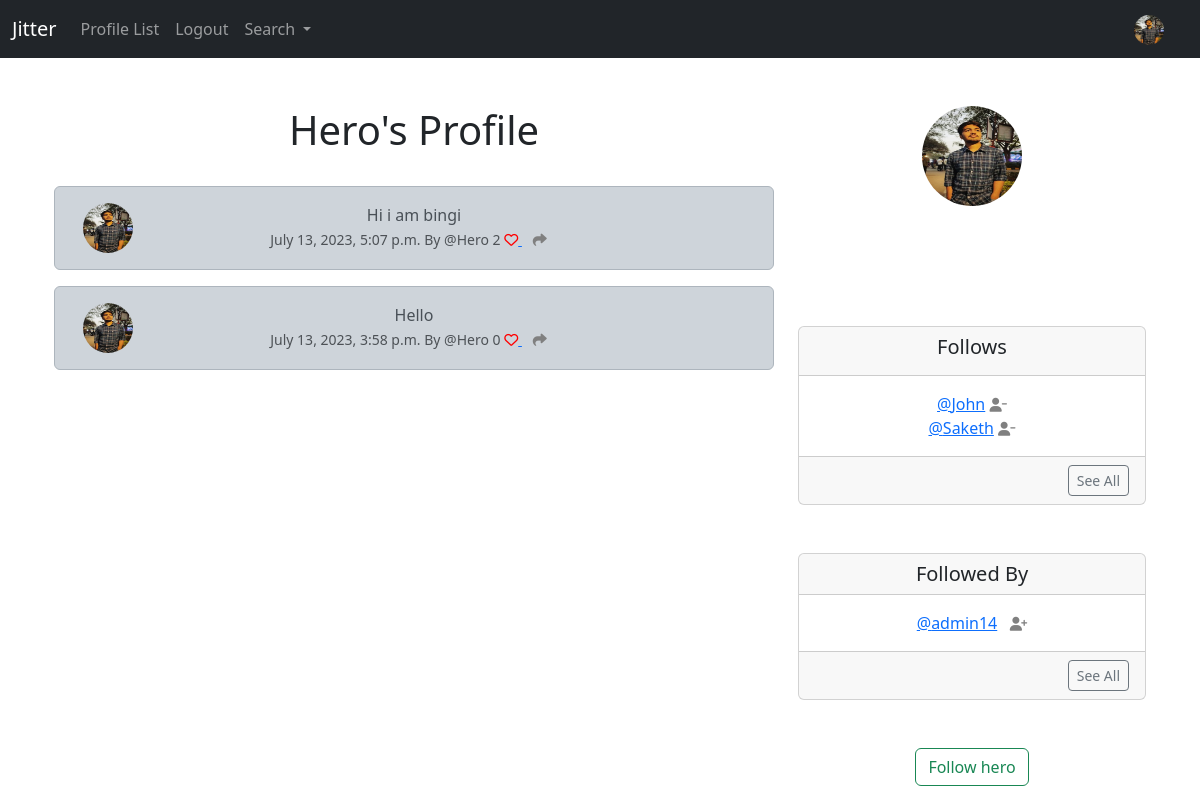
The page /profile/1 (signed in) on the database its author committed.
### jitter/models.py (models this page shows, shortened)
class Profile(models.Model):
    user = models.OneToOneField(User, on_delete=models.CASCADE)
    follows = models.ManyToManyField("self", related_name="followed_by", symmetrical=False, blank=True)
    date_modified = models.DateTimeField(auto_now=True)
    profile_image = models.ImageField(null=True,blank=True,upload_to="images/")
    profile_bio=models.CharField(null=True,blank=True,max_length=500)
    homepage_link=models.CharField(null=True,blank=True,max_length=100)
    facebook_link=models.CharField(null=True,blank=True,max_length=100)
    instagram_link=models.CharField(null=True,blank=True,max_length=100)
    linkedin_link=models.CharField(null=True,blank=True,max_length=100)
    def __str__(self):
        return self.user.username

class Meeme(models.Model):
    user = models.ForeignKey(
        User,related_name="meeme",
        on_delete=models.DO_NOTHING
    )
    body = models.CharField(max_length=200)
    created_at = models.DateTimeField(auto_now_add=True)
    likes = models.ManyToManyField(User, related_name="meeme_like",blank=True)
    def number_of_likes(self):
        return self.likes.count()

### jitter/views.py (the view, shortened to what this page needs)
# urls.py: path('profile/<int:pk>',views.profile,name='profile'),
def profile(request, pk):
    if request.user.is_authenticated:
        profile = get_object_or_404(Profile, user_id=pk)
        meemes = Meeme.objects.filter(user_id=pk).order_by("-created_at")
        return render(request, "profile.html", {"profile": profile, "meemes": meemes})
    else:
        messages.error(request, "You must be logged in to view this page!")
        return redirect('home')

### jitter/templates/profile.html (shortened to what this page needs)
{% extends 'base.html' %}
{% load static %}
{% block content %}
{% if profile %}
<div class="container text-center">
    <div class="row">
        <div class="col-8">
            <h1>{{ profile.user.username }}'s Profile</h1>
            <br>
            {% if meemes %}
            {% for meeme in meemes %}
            <div class="alert alert-dark" role="alert">
                <div class="container">
                    <div class="row">
                        <div class="col-1">
                            {% if profile.profile_image %}
                            <img src="{{ profile.profile_image.url }}" width=50 height=50 class="rounded-circle"
                                alt="{{ profile.user.username }}">
                            {% else %}
                            <img src="{% static 'images/p.jpg' %}" width=50 height=50 class="rounded-circle"
                                alt="{{ profile.user.username }}">
                            {% endif %}
                        </div>
                        <div class="col-10">
                            {{ meeme.body }} <br>
                            <small class="text-muted">
                                {{ meeme.created_at }} By @{{ meeme.user.username }}
                                <span id="like-count">{{ meeme.number_of_likes }}</span>
                                {% if user in meeme.likes.all %}
                                <a href="#" class="like-btn" data-meeme-id="{{ meeme.id }}">
                                    <i class="fa-solid fa-heart" style="color: red;"></i>
                                </a>
                                {% else %}
                                <a href="#" class="like-btn" data-meeme-id="{{ meeme.id }}">
                                    <i class="fa fa-heart-o" style="color: red;"></i>
                                </a>
                                {% endif %}
                                <a href="{% url 'meeme_show' meeme.id %}"><i class="fa-solid fa-share"
                                        style="color: grey;"></i></a>
                            </small>
                        </div>
                        <br><br>
                    </div>
                </div>
            </div>
            {% endfor %}
            {% endif %}
        </div>
        <div class="col-4">
            {% if profile.profile_image %}
            <img src="{{ profile.profile_image.url }}" class="rounded-circle" height="100px" width="100px">
            {% endif %}
            <br><br>
            <br><br>
            <br><br>
            <div class="card">
                <div class="card-header">
                    <h5>Follows</h5>
                </div>
                <div class="card-body">
                    <p class="card-text">
                        {% for following in profile.follows.all %}
                        <a href="{% url 'profile' following.user.id %}">@{{ following }}</a>
                        <a href="{% url 'unfollow' following.user.id %}"><i class="fa fa-user-minus small"
                                style="color: gray;"></i></a>
                        <br>
                        {% endfor %}
                    </p>
                </div>
                <div class="card-footer text-end">
                    <a class="btn btn-sm btn-outline-secondary"
                        href="{% url 'follows' profile.user.id %}">See All</a>
                </div>
            </div>
            <br><br>
            <div class="card">
                <h5 class="card-header">
                    Followed By
                </h5>
                <div class="card-body">
                    <p class="card-text">
                        {% for following in profile.followed_by.all|slice:3 %}
                        <a href="{% url 'profile' following.user.id %}">@{{ following }}</a>&nbsp;&nbsp;
                        {% if following in profile.follows.all %}
                        <a href="{% url 'unfollow' following.user.id %}">
                            <i class="fa fa-user-minus small" style="color:gray"></i>
                        </a>
                        {% else %}
                        <a href="{% url 'follow' following.user.id %}">
                            <i class="fa fa-user-plus small" style="color:gray"></i>
                        </a>
                        {% endif %}
                        <br>
                        {% endfor %}
                    </p>
                </div>
                <div class="card-footer text-end">
                    <a class="btn btn-sm btn-outline-secondary"
                        href="{% url 'followers' profile.user.id %}">See All</a>
                </div>
            </div>
            <br><br>
            <form method="POST">
                {% if profile in user.profile.follows.all %}
                <button class="btn btn-outline-danger" name="follow" value="unfollow" type="submit">Unfollow
                    {{ profile.user.username | lower }}</button>
                {% else %}
                <button class="btn btn-outline-success" name="follow" value="follow" type="submit">Follow
                    {{ profile.user.username | lower }}</button>
                {% endif %}
            </form>
            <br>
        </div>
    </div>
</div>
{% endif %}
{% endblock %}

### jitter/templates/navbar.html (shortened to what this page needs)
{%load static%}
<nav class="navbar navbar-expand-lg navbar-dark bg-dark">
    <div class="container-fluid">
      <a class="navbar-brand" href="{%url 'home'%}">Jitter</a>
      <div class="collapse navbar-collapse" id="navbarSupportedContent">
        <ul class="navbar-nav me-auto mb-2 mb-lg-0">
          <li class="nav-item">
            <a class="nav-link" href="{% url 'profile_list'%}">Profile List</a>
          </li>
        {% if user.is_authenticated %}
          <li class="nav-item">
            <a href="{% url 'logout' %}" class="nav-link">Logout</a>
          </li>
        {% endif %}
        <li class="nav-item dropdown">
        <a class="nav-link dropdown-toggle" href="#" role="button" data-bs-toggle="dropdown" aria-expanded="false">
          Search
        </a>
      </li>
        </ul>
        {%if user.is_authenticated%}
        <ul class="navbar-nav ml-auto">
          <li class="nav-link navbar-brand">
            <a href="{% url 'profile' request.user.id%}">
              {% if user.profile.profile_image %}
              <img src="{{ user.profile.profile_image.url}}" width=30 height=30 class="rounded-circle"
                                alt="{{profile.user.username}}">
                    {%else%}
                    <img src="{%static 'images/p.jpg'%}" width=30 height=30 class="rounded-circle" alt="...">
                    {%endif%}
            </a>
          </li>
        </ul>
        {%endif%}
      </div>
    </div>
  </nav>

### rows shown on the page
Profile: user.username "Hero", profile_image (picture), user.username "hero"
Meeme: profile_image (picture), body "Hi i am bingi", created_at "July 13, 2023, 5:07 p.m.", user.username "Hero", number_of_likes "2"
Meeme: profile_image (picture), body "Hello", created_at "July 13, 2023, 3:58 p.m.", user.username "Hero", number_of_likes "0"
Profile: user.username "John"
Profile: user.username "Saketh"
Profile: user.username "admin14"
